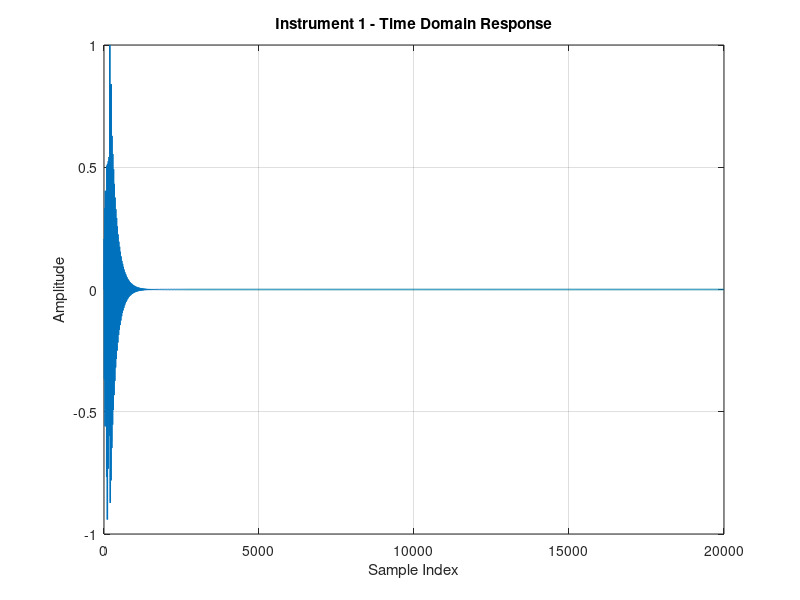
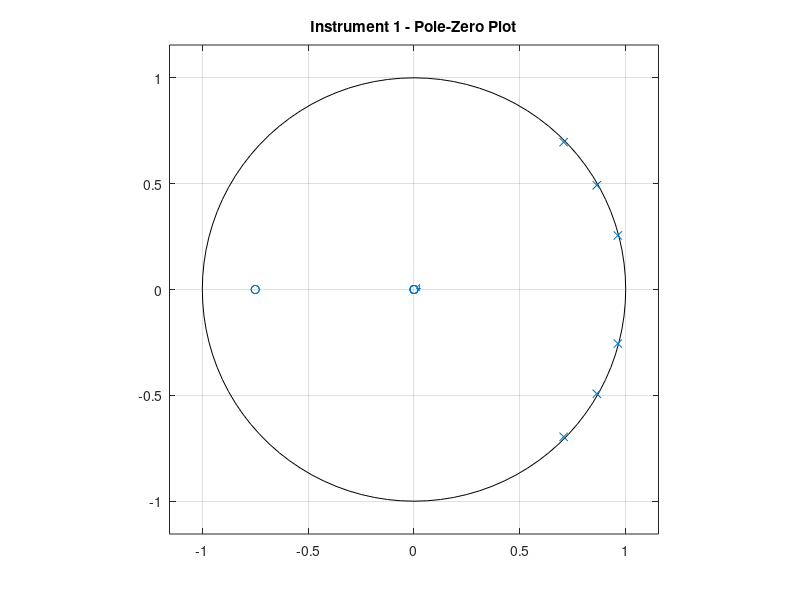

The MATLAB source for these figures, in order:
% ---------------------------------------------------------
% EE599 Assignment 3
% Instrument 1 - Harmonic string-like resonator
% Created by: [Your Name]
%
% This script creates a simple instrument-like sound by
% placing complex poles at a fundamental frequency and its
% harmonics, then shaping the tone using zeros.
% ---------------------------------------------------------

clc;
clear;
close all;

%% Basic settings
Fs = 8000;              % Sampling frequency in Hz
N  = 20000;             % Length of impulse response
f0 = 330;               % Fundamental frequency in Hz

%% Pole radii
% Radii are chosen close to 1 to create a sustained ringing sound.
r1 = 0.996;
r2 = 0.994;
r3 = 0.992;

%% Convert frequencies to digital angular frequencies
w1 = 2*pi*f0/Fs;        % Fundamental
w2 = 2*pi*(2*f0)/Fs;    % 2nd harmonic
w3 = 2*pi*(3*f0)/Fs;    % 3rd harmonic

%% Define poles
% Complex-conjugate pole pairs are used for real-valued output.
poles = [ ...
    r1*exp(1j*w1), r1*exp(-1j*w1), ...
    r2*exp(1j*w2), r2*exp(-1j*w2), ...
    r3*exp(1j*w3), r3*exp(-1j*w3) ...
];

%% Define zeros
% Zeros are used to shape the tone and reduce harsh high-frequency content.
zeros_z = [-0.75, -0.75];

%% Convert pole-zero locations to filter coefficients
a = poly(poles);        % Denominator coefficients
b = poly(zeros_z);      % Numerator coefficients

%% Generate a short excitation signal
% A short burst of random noise makes the result more plucked and natural.
x = 0.02 * randn(N,1);
x(250:end) = 0;

%% Filter the excitation through the resonator
y = filter(b, a, x);

%% Normalize output to avoid clipping
y = y / max(abs(y));

%% Time-domain plot
figure;
plot(y, 'LineWidth', 1);
xlabel('Sample Index');
ylabel('Amplitude');
title('Instrument 1 - Time Domain Response');
grid on;

%% Pole-zero plot
figure;
zplane(b, a);
title('Instrument 1 - Pole-Zero Plot');

%% Play the sound
soundsc(y, Fs);
